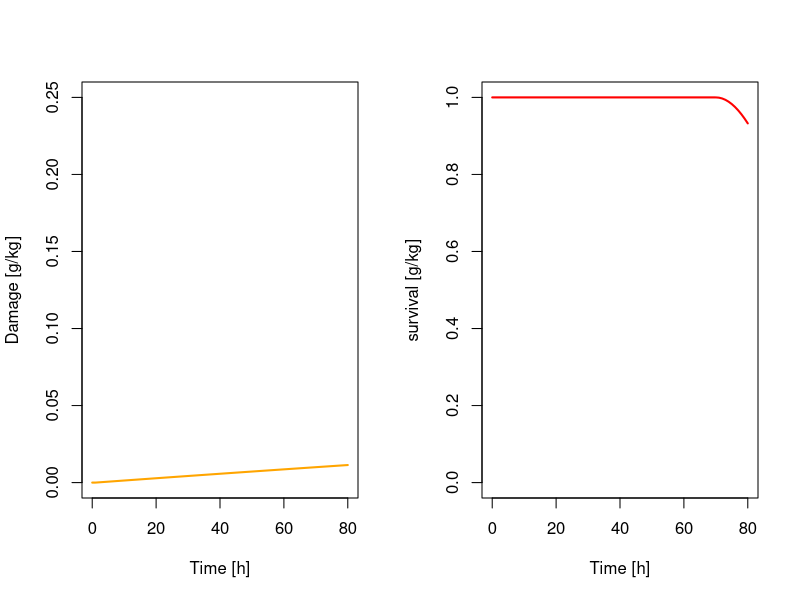

This figure's R source:
#Exercise 5
# Replace the bioaccumulation model by the one-parameter function for the scaled internal concentration Ci.
# Compare modeling results for the scaled internal concentration with the ones obtained from Exercise 4
  
  
#packages, settings
library(deSolve)
par(mfrow=c(1,2))

#toxicokinetic function
F_tk <- function(t, y,  pars, input) {
  with(as.list(c(y, pars)), {
    #exposure concentration
    Cw     <- input(t)
    #damage
    dD <- kd*(Cw - D)
    #hazard
    dH <- b*max(D-z,0)+hb
    
    return(list(c(dD,dH))) 
  })
}


#Inputs
conc <- read.csv("exposure_scenario.csv", header=FALSE, sep=",", skip=1)
t <- conc[,1]           #time vector

#for (i in 1:2){
i=1

    Cw <- approxfun(t, conc[,i+1],  rule = 2, method = "constant") #interpolation
    
    #Initial state variables
    ini=c(D=0, H=0)
    
    #parameters
    pars<-c(kd =0.001,
            b=10,
            z=0.01,
            hb=0
            
            ) # 0.0166
    
    #call function, collect outputs
    out<- lsoda(y = ini,times = t, func = F_tk, pars, input=Cw)
    
    
    #plot results
    plot(out[,1], out[,2], type="l", lty= 1, lwd=2, col="orange", xlab = "Time [h]", ylab = "Damage [g/kg]", ylim=c(0, 0.25))
    plot(out[,1], exp(- out[,3]), type="l", lty= 1, lwd=2, col="red", xlab = "Time [h]", ylab = "survival [g/kg]", ylim=c(0, 1))
    
#}  
